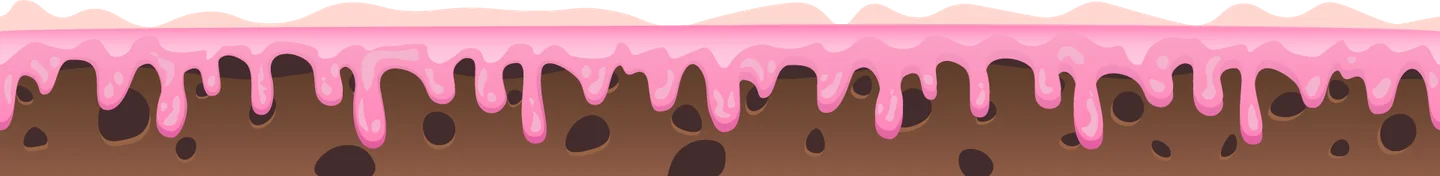
#> input picture a/w1_g.webp, 1440 x 176 px, given in place of layer06_sky.png, which was not available
$ python slike-pripremi.py
#> lines starting #> are read from the running program, lines starting #| are printed output that depends on the picture
import json,numpy as np
from PIL import Image
R='/tmp/claude-0/assets/';O='/home/claude/dt/a/'
K=0.75  # 1080 -> 810
P1=R+'para/platformer_background_%d/Layers/';F=R+'fairy/_PNG/%d/'
W=[ # (id, sky, [(file,par,yp)], ground, composite)
 ('w1',P1%1+'layer06_sky.png',[(P1%1+'layer05_rocks.png',.08),(P1%1+'layer04_clouds.png',.03),(P1%1+'layer03_trees.png',.25),(P1%1+'layer02_cake.png',.42)],P1%1+'layer01_ground.png',R+'para/platformer_background_1/platformer_background_1.png'),
 ('w2',F%4+'7.png',[(F%4+'6.png',.06),(F%4+'5.png',.12),(F%4+'4.png',.2),(F%4+'3.png',.33),(F%4+'2.png',.55)],F%4+'1.png',F%4+'background.png'),
 ('w3',P1%3+'layer07_Sky.png',[(P1%3+'layer06_Rocks.png',.06),(P1%3+'layer05_Clouds.png',.03),(P1%3+'layer04_Hills_2.png',.16),(P1%3+'layer03_Hills_1.png',.3),(P1%3+'layer02_Trees.png',.5)],P1%3+'layer01_Ground.png',R+'para/platformer_background_3/platformer_background_3.png'),
 ('w4',P1%2+'layer09_Sky.png',[(P1%2+'layer08_Stars_1.png',.02),(P1%2+'layer07_Stars_2.png',.04),(P1%2+'layer06_Stars_3.png',.06),(P1%2+'layer05_Castle.png',.09),(P1%2+'layer04_Path.png',.2),(P1%2+'layer03_Clouds_3.png',.3),(P1%2+'layer02_Clouds_2.png',.45)],P1%2+'layer01_Clouds_1.png',R+'para/platformer_background_2/platformer_background_2.png'),
 ('w5',F%2+'7.png',[(F%2+'6.png',.06),(F%2+'5.png',.12),(F%2+'4.png',.2),(F%2+'3.png',.33),(F%2+'2.png',.55)],F%2+'1.png',F%2+'background.png'),
 ('w6',F%1+'7.png',[(F%1+'6.png',.03),(F%1+'5.png',.08),(F%1+'4.png',.16),(F%1+'3.png',.3),(F%1+'2.png',.5)],F%1+'1.png',F%1+'background.png'),
 ('w7',P1%4+'layer07_Sky.png',[(P1%4+'layer06_Rocks.png',.06),(P1%4+'layer05_Hills.png',.14),(P1%4+'layer04_Clouds.png',.03),(P1%4+'layer03_Hills_Castle.png',.26),(P1%4+'layer02_Trees_rocks.png',.45)],P1%4+'layer01_Ground.png',R+'para/platformer_background_4/platformer_background_4.png'),
]
meta={}
tot=0
def save(im,name,q=82):
    global tot
    im.save(O+name,'WEBP',quality=q,method=6);import os;tot+=os.path.getsize(O+name)
def seam(im):
    a=np.asarray(im).astype(int);return float(np.abs(a[:,0,:]-a[:,-1,:])[:,:3].mean())
for wid,sky,lays,gr,comp in W:
    m={'layers':[]}
    s=Image.open(sky).convert('RGB').resize((1440,810),Image.LANCZOS);save(s,wid+'_sky.webp',80);m['sky']=wid+'_sky.webp'
#> after `s = Image.open(sky).convert('RGB').resize((1440, 810), Image.LANCZOS)`:
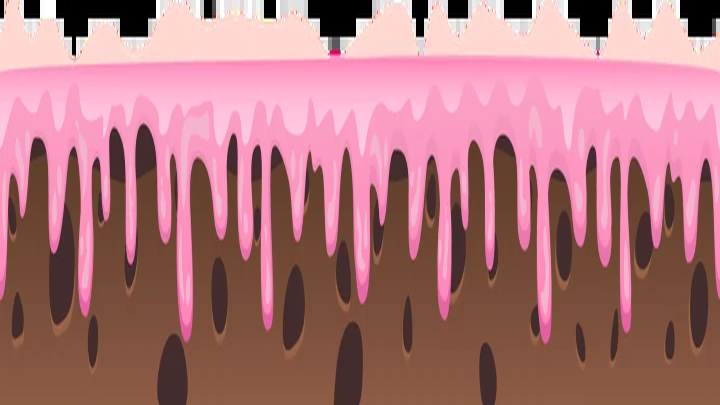
#> s: PIL image 1440x810 RGB (shown at 1/2 size); mean R, G, B 174.8, 118.2, 123.1
    for i,(f,par) in enumerate(lays):
        im=Image.open(f).convert('RGBA');x0,y0,x1,y1=im.getbbox();full=(x0<40 and x1>1880)
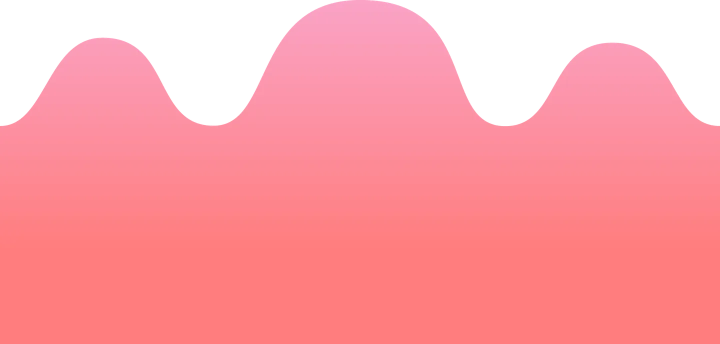
#> input picture a/w1_l0.webp, 1440 x 688 px, given in place of layer05_rocks.png, which was not available (shown at 1/2 size)
#> further down, im is the input picture: PIL image 1440x688 RGBA; mean R, G, B, A 206.5, 110.4, 118, 204.6
#> after `x0, y0, x1, y1 = im.getbbox()`: x0 = 0; y0 = 0; x1 = 1440; y1 = 688
#> after `full = x0 < 40 and x1 > 1880`: full = False
        c=im.crop((0,y0,1920,y1));sm=seam(c)>5
#> after `c = im.crop((0, y0, 1920, y1))`:
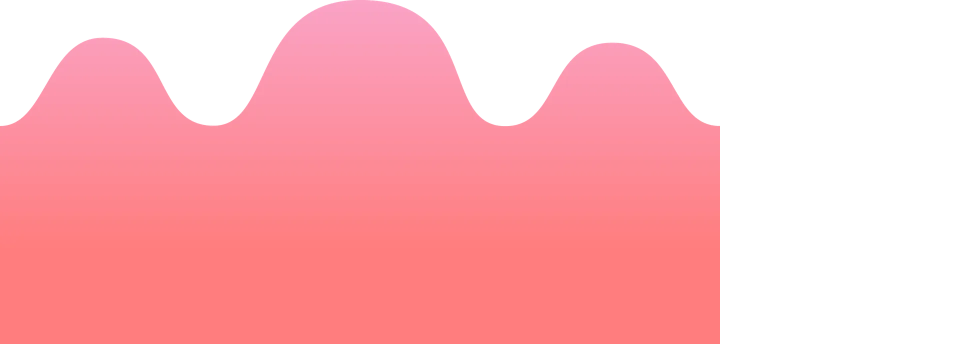
#> c: PIL image 1920x688 RGBA (shown at 1/2 size); mean R, G, B, A 154.9, 82.8, 88.5, 153.5; transparent parts drawn white
#> after `sm = seam(c) > 5`: sm = True
        c=c.resize((1440,max(1,round((y1-y0)*K))),Image.LANCZOS);n=f'{wid}_l{i}.webp';save(c,n)
#> after `c = c.resize((1440, max(1, round((y1 - y0) * K))), Image.LANCZOS)`:
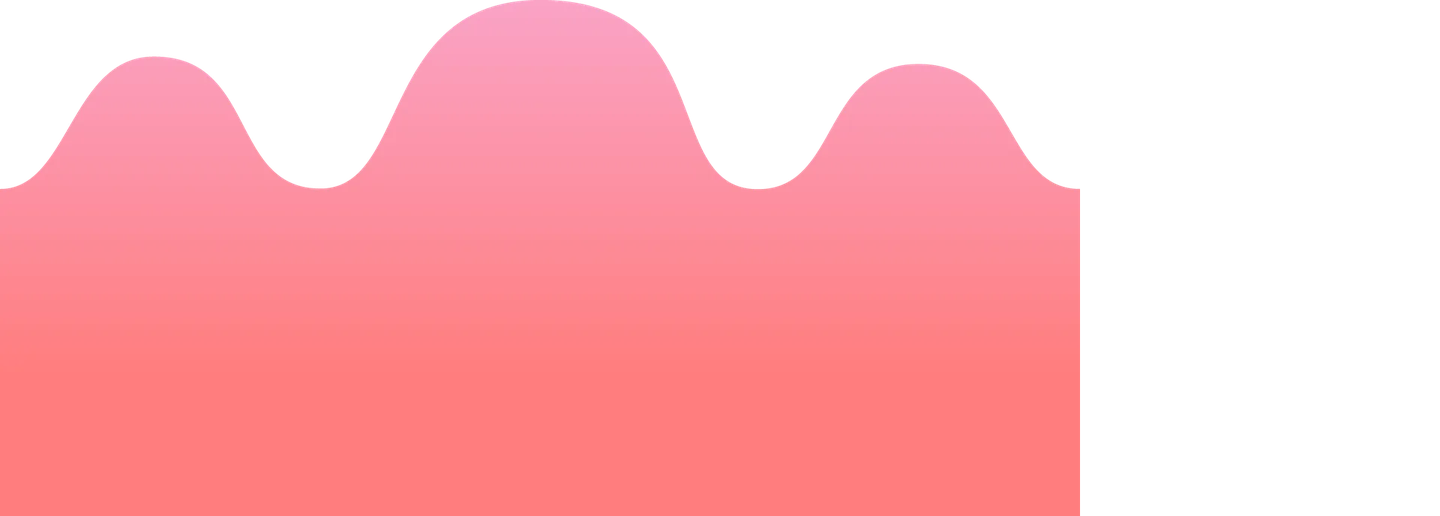
#> c: PIL image 1440x516 RGBA; mean R, G, B, A 153.7, 81.7, 87.3, 153.5; transparent parts drawn white
#> (the run stopped early here; a loop or call above may not have finished)
